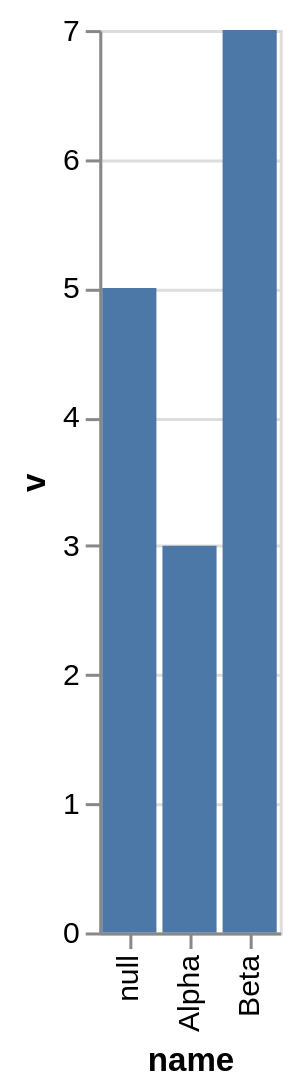

Source (Vega-Lite JSON):
### Vega-Lite specification from a JSON file in a GitHub repository (floating-point values rounded to 4 significant figures)
{"$schema": "https://vega.github.io/schema/vega-lite/v6.json", "data": {"values": [{"k": "a", "v": 3}, {"k": "b", "v": 7}, {"k": "d", "v": 5}]}, "transform": [{"lookup": "k", "from": {"data": {"values": [{"id": "a", "name": "Alpha"}, {"id": "b", "name": "Beta"}]}, "key": "id", "fields": ["name"]}}], "mark": "bar", "encoding": {"x": {"field": "name", "type": "nominal"}, "y": {"field": "v", "type": "quantitative"}}, "description": "Rows joined to a second table before they are drawn, and one row with no match."}
